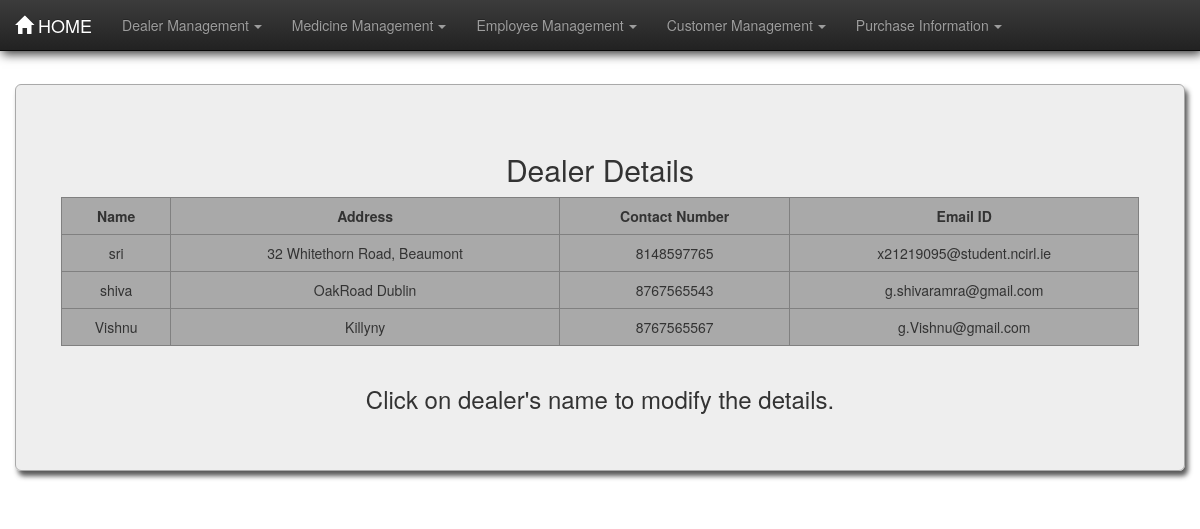
/pharma/dealertable/, run on the app's committed database.
### pharma/models.py (models this page shows, shortened)
class Dealer(models.Model):
    dname = models.CharField(max_length=30)
    address = models.CharField(max_length=100)
    phn_no = models.BigIntegerField(unique=True)
    email = models.CharField(max_length=50)

### pharma/views.py (the view)
def dealertable(request):
    dealer = Dealer.objects.all()
    dict = {"dealer": dealer}
    return render(request, 'pharma/dealertable.html', dict)

### pharma/templates/pharma/dealertable.html (shortened to what this page needs)
{% load staticfiles %}
<!DOCTYPE html>
<html lang="en">
<head>
    <link rel="stylesheet" href="{% static 'pharma/css/bootstrap.min.css' %}">
    <link rel="stylesheet" href="{% static 'pharma/css/bootstrap-theme.min.css' %}">
    <link rel="stylesheet" href="{% static 'pharma/css/style.css' %}">
</head>
<body>
<nav class="navbar navbar-inverse navbar-fixed-top">
    <div class="container-fluid">
        <div class="navbar-header">
            <a href="/pharma/index/" class="navbar-brand"><span
                    class="glyphicon glyphicon glyphicon-home"></span>&nbsp;HOME</a>
        </div>
        <div class="collapse navbar-collapse" id="thisnav">
            <ul class="nav navbar-nav">
                <li class="dropdown"><a href="#" class="dropdown-toggle" data-toggle="dropdown">Dealer Management<b
                        class="caret"></b></a>
                </li>
                <li class="dropdown"><a href="#" class="dropdown-toggle" data-toggle="dropdown">Medicine Management<b
                        class="caret"></b></a>
                </li>
                <li class="dropdown"><a href="#" class="dropdown-toggle" data-toggle="dropdown">Employee Management<b
                        class="caret"></b></a>
                </li>
                <li class="dropdown"><a href="#" class="dropdown-toggle" data-toggle="dropdown">Customer Management<b
                        class="caret"></b></a>
                </li>
                <li class="dropdown"><a href="#" class="dropdown-toggle" data-toggle="dropdown">Purchase Information<b
                        class="caret"></b></a>
                </li>
            </ul>
        </div>
    </div>
</nav>
<div class="container-fluid martop7">
    <div class="jumbotron jumcust">
        <h2>Dealer Details</h2>
        <div class="row">
            <div class="col-md-1">
            </div>
            <table border="1" class="table table-responsive table-hover col-md-10">
                <tr>
                    <th>Name</th>
                    <th>Address</th>
                    <th>Contact Number</th>
                    <th>Email ID</th>
                </tr>
                {% for foo in dealer %}
                    <tr>
                        <td class="dname"><a href="/pharma/dealerformview{{ foo.id }}/">{{ foo.dname }}</a></td>
                        <td>{{ foo.address }}</td>
                        <td>{{ foo.phn_no }}</td>
                        <td>{{ foo.email }}</td>
                    </tr>
                {% endfor %}
            </table>
        </div>
        <footer><h3>Click on dealer's name to modify the details.</h3></footer>
    </div>
</div>
</body>
</html>

### pharma/static/pharma/css/style.css (style rules this page uses)
body { background-image: url("images/bghome.jpg"); background-size: cover; background-attachment: fixed; min-height: 100vh; }
.caret { margin-left: 5px; }
table { text-align: center; border-collapse: collapse; background-color: darkgray; }
th { text-align: center; }
.martop7 { margin-top: 7%; }
.jumcust { box-shadow: 3px 5px 5px rgba(47, 47, 47, 0.8); border: 1px solid darkgrey; border-radius: 0px; text-align: center; background-color: rgba(238, 238, 238, 0.95); }
.table>tbody>tr>td, .table>tbody>tr>th { border-top: none; }
a:link { text-decoration: none; color: #333; }
.navbar { box-shadow: 2px 3px 10px rgba(0, 0, 0, 0.8); }

### data on the page
Dealer: dname "sri", address "32 Whitethorn Road, Beaumont", phn_no "8148597765", email "x21219095@student.ncirl.ie"
Dealer: dname "shiva", address "OakRoad Dublin", phn_no "8767565543", email "g.shivaramra@gmail.com"
Dealer: dname "Vishnu", address "Killyny", phn_no "8767565567", email "g.Vishnu@gmail.com"
